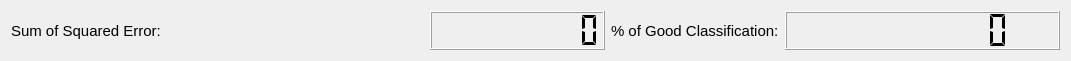
   <widget class="QWidget" name="layoutWidget">
    <property name="geometry">
     <rect>
      <x>410</x>
      <y>240</y>
      <width>1071</width>
      <height>61</height>
     </rect>
    </property>
    <layout class="QHBoxLayout" name="horizontalLayout_11">
     <item>
      <layout class="QHBoxLayout" name="horizontalLayout_2">
       <item>
        <widget class="QLabel" name="label_2">
         <property name="sizePolicy">
          <sizepolicy hsizetype="Preferred" vsizetype="Preferred">
           <horstretch>0</horstretch>
           <verstretch>0</verstretch>
          </sizepolicy>
         </property>
         <property name="font">
          <font>
           <pointsize>11</pointsize>
          </font>
         </property>
         <property name="text">
          <string>Sum of Squared Error:</string>
         </property>
        </widget>
       </item>
       <item>
        <widget class="QLCDNumber" name="lcdNumber_SSE_Train">
         <property name="sizePolicy">
          <sizepolicy hsizetype="Fixed" vsizetype="Minimum">
           <horstretch>0</horstretch>
           <verstretch>0</verstretch>
          </sizepolicy>
         </property>
         <property name="minimumSize">
          <size>
           <width>175</width>
           <height>0</height>
          </size>
         </property>
         <property name="font">
          <font>
           <bold>true</bold>
          </font>
         </property>
         <property name="layoutDirection">
          <enum>Qt::LayoutDirection::LeftToRight</enum>
         </property>
         <property name="lineWidth">
          <number>1</number>
         </property>
         <property name="smallDecimalPoint">
          <bool>true</bool>
         </property>
         <property name="digitCount">
          <number>8</number>
         </property>
         <property name="segmentStyle">
          <enum>QLCDNumber::SegmentStyle::Flat</enum>
         </property>
        </widget>
       </item>
       <item>
        <layout class="QHBoxLayout" name="horizontalLayout_9">
         <item>
          <widget class="QLabel" name="label_11">
           <property name="sizePolicy">
            <sizepolicy hsizetype="Fixed" vsizetype="Minimum">
             <horstretch>0</horstretch>
             <verstretch>0</verstretch>
            </sizepolicy>
           </property>
           <property name="font">
            <font>
             <pointsize>11</pointsize>
            </font>
           </property>
           <property name="text">
            <string>% of Good Classification:</string>
           </property>
          </widget>
         </item>
         <item>
          <widget class="QLCDNumber" name="lcdNumber_percentageOfGoodClassification">
           <property name="sizePolicy">
            <sizepolicy hsizetype="Fixed" vsizetype="Minimum">
             <horstretch>1</horstretch>
             <verstretch>0</verstretch>
            </sizepolicy>
           </property>
           <property name="minimumSize">
            <size>
             <width>275</width>
             <height>0</height>
            </size>
           </property>
           <property name="font">
            <font>
             <pointsize>8</pointsize>
             <bold>true</bold>
            </font>
           </property>
           <property name="layoutDirection">
            <enum>Qt::LayoutDirection::LeftToRight</enum>
           </property>
           <property name="lineWidth">
            <number>1</number>
           </property>
           <property name="smallDecimalPoint">
            <bool>true</bool>
           </property>
           <property name="digitCount">
            <number>8</number>
           </property>
           <property name="segmentStyle">
            <enum>QLCDNumber::SegmentStyle::Flat</enum>
           </property>
          </widget>
         </item>
        </layout>
       </item>
      </layout>
     </item>
    </layout>
   </widget>
